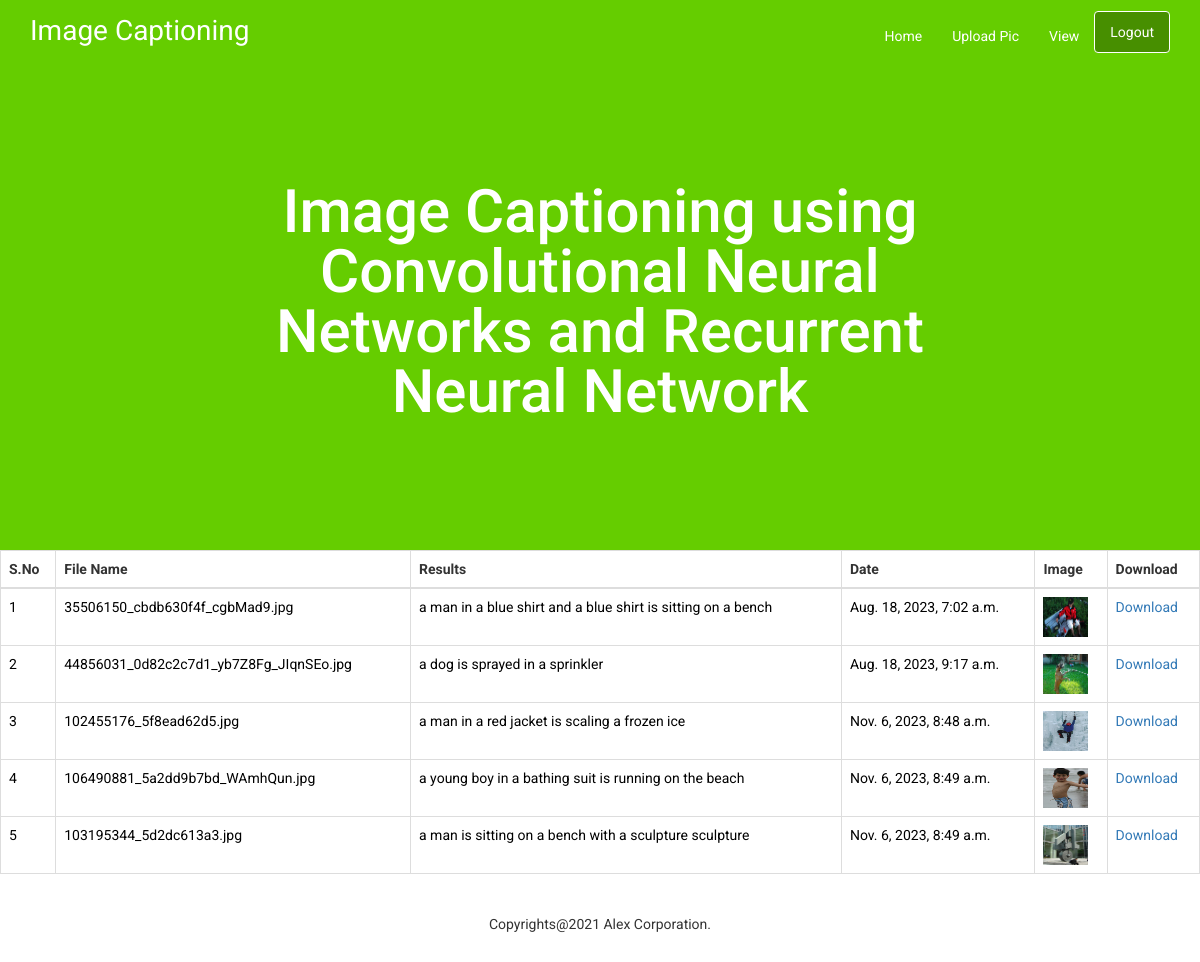
The page /UserViewHistory/ (signed in) on the database its author committed.
### users/models.py (models this page shows, shortened)
class UserImageCaptionModel(models.Model):
    username = models.CharField(max_length=100)
    email = models.CharField(max_length=100)
    filename = models.CharField(max_length=100)
    results = models.CharField(max_length=1000)
    file = models.FileField(upload_to='files/')
    cdate = models.DateTimeField(auto_now_add=True)
    class Meta:
        db_table='usertestcaptions'

### users/views.py (the view)
# urls.py: path("UserViewHistory/", usr.UserViewHistory, name="UserViewHistory"),
def UserViewHistory(request):
    loginid = request.session['loginid']
    data = UserImageCaptionModel.objects.filter(username=loginid)
    return render(request, "users/UserViewHistory.html", {"data":data})

### assets/templates/users/UserViewHistory.html (shortened to what this page needs)
{% extends 'users/userbase.html'%}
{%block contents%}
 <section id="intro">
        <table class="table table-bordered">
    <thead>
      <tr class="table-danger">
        <th>S.No</th>
        <th>File Name</th>
        <th>Results</th>
        <th>Date</th>
        <th>Image</th>
        <th>Download</th>
      </tr>
    </thead>
    <tbody>
    {% for i in data %}
     <tr style="color: black; ">
     <td>{{forloop.counter}}</td>
     <td>{{i.filename}}</td>
     <td>{{i.results}}</td>
     <td>{{i.cdate}}</td>
     <td><img src="{{i.file}}" width="45" height="40"> </td>
     <td><a class="btn-link" href="{{ i.file }}" target="_blank">Download</a></td>
     </tr>
    {% endfor %}
    </tbody>
  </table>
    <div class="intro-text">
        <div class="container" style="margin-top:-200px;">
    </div>
  </section>
{%endblock%}

### assets/templates/users/userbase.html (shortened to what this page needs)
{% load static %}
<!DOCTYPE html>
<html>
<head>
	<link rel="stylesheet" type="text/css" href="{% static 'css/bootstrap.min.css' %}">
	<link rel="stylesheet" type="text/css" href="{% static 'css/font-awesome.min.css' %}">
	<link rel="stylesheet" type="text/css" href="{% static 'css/style.css' %}">
	<link rel="stylesheet" href="{% static 'css/animate.css' %}">
</head>
<body>
<div class="header-div">
<nav class="navbar navbar-default">
  <div class="container">
    <div class="navbar-header logo-div bounceInLeft wow" data-wow-duration="2s">
      <a class="navbar-brand" href="#">Image Captioning</a>
    </div>
    <div class="collapse navbar-collapse top-right-menu-ul bounceInRight wow" id="bs-example-navbar-collapse-1" data-wow-duration="4s">
      <ul class="nav navbar-nav navbar-right">
        <li><a href="{% url 'UserHome' %}">Home</a></li>
        <li><a href="{% url 'UserUploadPicForm' %}">Upload Pic</a></li>
           <li><a href="{%url 'UserViewHistory'%}">View</a></li>
        <li><a href="{% url 'index' %}">Logout</a></li>
      </ul>
    </div>
  </div>
</nav>
<div class="container wow bounceInDown" data-wow-duration="5s">
	<div class="row">
		<div class="col-md-offset-2 col-md-8 text-center slide-text">
			<h1>Image Captioning using Convolutional Neural Networks and Recurrent Neural Network</h1>
		</div>
	</div>
</div>
</div>
 {%block contents%}{%endblock%}
<footer>
    <div class="container">
         <br><br> <br><br><br> <br><br><br>
        <div class="row">
            <div class="col-sm-12 footer-copyright">
            	Copyrights@2021 Alex Corporation</a>.
            </div>
        </div>
    </div>
</footer>
</body>
</html>

### assets/static/css/style.css (style rules this page uses)
body { font-family: 'Roboto' !important; overflow-x: hidden; }
.header-div { height: 550px; background-color: #65cd00; }
.logo-div a { color: #fff !important; font-size: 28px; margin-top: 5px; }
.navbar-nav li:nth-last-child(1) a { background: rgba(0, 0, 0, 0.3); border: 1px solid #fff; border-radius: 4px; padding-top: 10px; padding-bottom: 10px; }
.top-right-menu-ul { margin-top: 10px; }
.slide-text { color: #fff; margin-top: 80px; }
.slide-text h1 { line-height: 60px; font-size: 60px; margin-bottom: 18px; }
footer { padding: 40px 0 35px 0; text-align: center; margin-bottom: 10px; }
.navbar-default { background-color: transparent; border-color: transparent; }
.navbar-nav li a { color: #fff !important; }
@media (min-width: 768px) { .slide-text h1 { line-height: 45px; font-size: 45px; } }
@media (min-width: 1200px) { body { font-family: 'Roboto' !important; overflow-x: hidden; } }
@media (min-width: 1200px) { .header-div { height: 550px; background-color: #65cd00; } }
@media (min-width: 1200px) { .logo-div a { color: #fff !important; font-size: 28px; margin-top: 5px; } }
@media (min-width: 1200px) { .navbar-nav li:nth-last-child(1) a { background: rgba(0, 0, 0, 0.3); border: 1px solid #fff; border-radius: 4px; padding-top: 10px; padding-bottom: 10px; } }
@media (min-width: 1200px) { .top-right-menu-ul { margin-top: 10px; } }
@media (min-width: 1200px) { .slide-text { color: #fff; margin-top: 80px; } }
@media (min-width: 1200px) { .slide-text h1 { line-height: 60px; font-size: 60px; margin-bottom: 18px; } }
@media (min-width: 1200px) { footer { padding: 40px 0 35px 0; text-align: center; margin-bottom: 10px; } }
@media (min-width: 1200px) { .navbar-default { background-color: transparent; border-color: transparent; } }
@media (min-width: 1200px) { .navbar-nav li a { color: #fff !important; } }

### rows shown on the page
UserImageCaptionModel: filename "35506150_cbdb630f4f_cgbMad9.jpg", results "a man in a blue shirt and a blue shirt is sitting on a bench", cdate "Aug. 18, 2023, 7:02 a.m.", file (picture)
UserImageCaptionModel: filename "44856031_0d82c2c7d1_yb7Z8Fg_JIqnSEo.jpg", results "a dog is sprayed in a sprinkler", cdate "Aug. 18, 2023, 9:17 a.m.", file (picture)
UserImageCaptionModel: filename "102455176_5f8ead62d5.jpg", results "a man in a red jacket is scaling a frozen ice", cdate "Nov. 6, 2023, 8:48 a.m.", file (picture)
UserImageCaptionModel: filename "106490881_5a2dd9b7bd_WAmhQun.jpg", results "a young boy in a bathing suit is running on the beach", cdate "Nov. 6, 2023, 8:49 a.m.", file (picture)
UserImageCaptionModel: filename "103195344_5d2dc613a3.jpg", results "a man is sitting on a bench with a sculpture sculpture", cdate "Nov. 6, 2023, 8:49 a.m.", file (picture)
